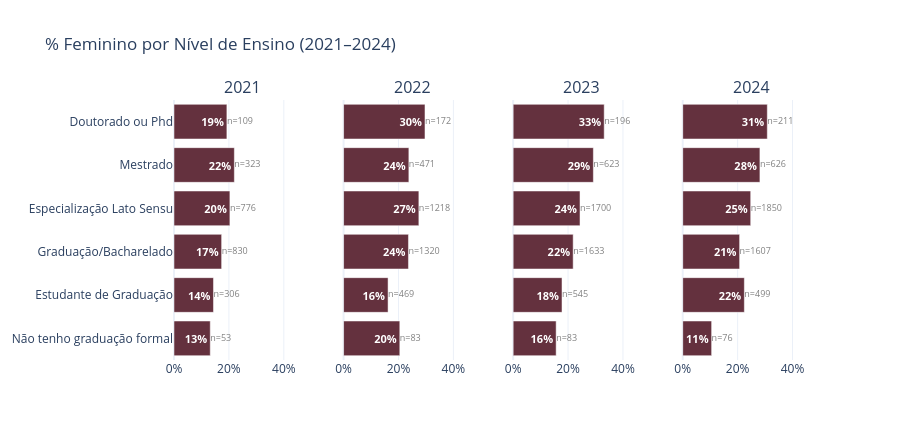

The cell this chart's notebook holds for it:
### Markdown cell above
### 2.5 — Escolaridade por gênero

### Code cell
fig = subplots_pct_fem(
    df, 'nivel_ensino', NIVEL_ENSINO_ORDEM,
    '% Feminino por Nível de Ensino (2021–2024)',
    height=440,
)
fig.show()

### Figure 1 — Plotly figure (JSON) as saved in the notebook; plotly's stock layout.template omitted (floating-point values rounded to 4 significant figures)
{"data": [{"customdata": [53, 306, 830, 776, 323, 109], "hovertemplate": "%{y}: %{x:.1f}% feminino (n=%{customdata})<extra></extra>", "marker": {"color": "#64313E"}, "orientation": "h", "showlegend": false, "text": ["<b>13%</b>", "<b>14%</b>", "<b>17%</b>", "<b>20%</b>", "<b>22%</b>", "<b>19%</b>"], "textfont": {"color": "white", "size": 11}, "textposition": "inside", "type": "bar", "x": [13.21, 14.38, 17.35, 20.36, 21.98, 19.27], "xaxis": "x", "y": ["Não tenho graduação formal", "Estudante de Graduação", "Graduação/Bacharelado", "Especialização Lato Sensu", "Mestrado", "Doutorado ou Phd"], "yaxis": "y"}, {"mode": "text", "showlegend": false, "text": ["n=53", "n=306", "n=830", "n=776", "n=323", "n=109"], "textfont": {"color": "gray", "size": 9}, "textposition": "middle right", "type": "scatter", "x": [13.21, 14.38, 17.35, 20.36, 21.98, 19.27], "xaxis": "x", "y": ["Não tenho graduação formal", "Estudante de Graduação", "Graduação/Bacharelado", "Especialização Lato Sensu", "Mestrado", "Doutorado ou Phd"], "yaxis": "y"}, {"customdata": [83, 469, 1320, 1218, 471, 172], "hovertemplate": "%{y}: %{x:.1f}% feminino (n=%{customdata})<extra></extra>", "marker": {"color": "#64313E"}, "orientation": "h", "showlegend": false, "text": ["<b>20%</b>", "<b>16%</b>", "<b>24%</b>", "<b>27%</b>", "<b>24%</b>", "<b>30%</b>"], "textfont": {"color": "white", "size": 11}, "textposition": "inside", "type": "bar", "x": [20.48, 16.2, 23.64, 27.42, 23.78, 29.65], "xaxis": "x2", "y": ["Não tenho graduação formal", "Estudante de Graduação", "Graduação/Bacharelado", "Especialização Lato Sensu", "Mestrado", "Doutorado ou Phd"], "yaxis": "y2"}, {"mode": "text", "showlegend": false, "text": ["n=83", "n=469", "n=1320", "n=1218", "n=471", "n=172"], "textfont": {"color": "gray", "size": 9}, "textposition": "middle right", "type": "scatter", "x": [20.48, 16.2, 23.64, 27.42, 23.78, 29.65], "xaxis": "x2", "y": ["Não tenho graduação formal", "Estudante de Graduação", "Graduação/Bacharelado", "Especialização Lato Sensu", "Mestrado", "Doutorado ou Phd"], "yaxis": "y2"}, {"customdata": [83, 545, 1633, 1700, 623, 196], "hovertemplate": "%{y}: %{x:.1f}% feminino (n=%{customdata})<extra></extra>", "marker": {"color": "#64313E"}, "orientation": "h", "showlegend": false, "text": ["<b>16%</b>", "<b>18%</b>", "<b>22%</b>", "<b>24%</b>", "<b>29%</b>", "<b>33%</b>"], "textfont": {"color": "white", "size": 11}, "textposition": "inside", "type": "bar", "x": [15.66, 17.8, 21.86, 24.35, 29.21, 33.16], "xaxis": "x3", "y": ["Não tenho graduação formal", "Estudante de Graduação", "Graduação/Bacharelado", "Especialização Lato Sensu", "Mestrado", "Doutorado ou Phd"], "yaxis": "y3"}, {"mode": "text", "showlegend": false, "text": ["n=83", "n=545", "n=1633", "n=1700", "n=623", "n=196"], "textfont": {"color": "gray", "size": 9}, "textposition": "middle right", "type": "scatter", "x": [15.66, 17.8, 21.86, 24.35, 29.21, 33.16], "xaxis": "x3", "y": ["Não tenho graduação formal", "Estudante de Graduação", "Graduação/Bacharelado", "Especialização Lato Sensu", "Mestrado", "Doutorado ou Phd"], "yaxis": "y3"}, {"customdata": [76, 499, 1607, 1850, 626, 211], "hovertemplate": "%{y}: %{x:.1f}% feminino (n=%{customdata})<extra></extra>", "marker": {"color": "#64313E"}, "orientation": "h", "showlegend": false, "text": ["<b>11%</b>", "<b>22%</b>", "<b>21%</b>", "<b>25%</b>", "<b>28%</b>", "<b>31%</b>"], "textfont": {"color": "white", "size": 11}, "textposition": "inside", "type": "bar", "x": [10.53, 22.44, 20.72, 24.76, 28.12, 30.81], "xaxis": "x4", "y": ["Não tenho graduação formal", "Estudante de Graduação", "Graduação/Bacharelado", "Especialização Lato Sensu", "Mestrado", "Doutorado ou Phd"], "yaxis": "y4"}, {"mode": "text", "showlegend": false, "text": ["n=76", "n=499", "n=1607", "n=1850", "n=626", "n=211"], "textfont": {"color": "gray", "size": 9}, "textposition": "middle right", "type": "scatter", "x": [10.53, 22.44, 20.72, 24.76, 28.12, 30.81], "xaxis": "x4", "y": ["Não tenho graduação formal", "Estudante de Graduação", "Graduação/Bacharelado", "Especialização Lato Sensu", "Mestrado", "Doutorado ou Phd"], "yaxis": "y4"}], "layout": {"annotations": [{"font": {"size": 16}, "showarrow": false, "text": "2021", "x": 0.1062, "xanchor": "center", "xref": "paper", "y": 1, "yanchor": "bottom", "yref": "paper"}, {"font": {"size": 16}, "showarrow": false, "text": "2022", "x": 0.3688, "xanchor": "center", "xref": "paper", "y": 1, "yanchor": "bottom", "yref": "paper"}, {"font": {"size": 16}, "showarrow": false, "text": "2023", "x": 0.6313, "xanchor": "center", "xref": "paper", "y": 1, "yanchor": "bottom", "yref": "paper"}, {"font": {"size": 16}, "showarrow": false, "text": "2024", "x": 0.8938, "xanchor": "center", "xref": "paper", "y": 1, "yanchor": "bottom", "yref": "paper"}], "height": 440, "legend": {"orientation": "h", "x": 1, "xanchor": "right", "y": 1.02}, "title": {"text": "% Feminino por Nível de Ensino (2021–2024)"}, "xaxis": {"anchor": "y", "domain": [0, 0.2125], "range": [0, 50], "ticksuffix": "%"}, "xaxis2": {"anchor": "y2", "domain": [0.2625, 0.475], "range": [0, 50], "ticksuffix": "%"}, "xaxis3": {"anchor": "y3", "domain": [0.525, 0.7375], "range": [0, 50], "ticksuffix": "%"}, "xaxis4": {"anchor": "y4", "domain": [0.7875, 1], "range": [0, 50], "ticksuffix": "%"}, "yaxis": {"anchor": "x", "domain": [0, 1]}, "yaxis2": {"anchor": "x2", "domain": [0, 1], "matches": "y", "showticklabels": false}, "yaxis3": {"anchor": "x3", "domain": [0, 1], "matches": "y", "showticklabels": false}, "yaxis4": {"anchor": "x4", "domain": [0, 1], "matches": "y", "showticklabels": false}}}
